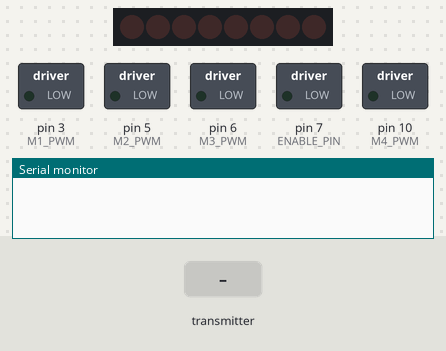
The sketch below on a simulated Arduino Uno, built with avr-gcc and run on an emulated ATmega328P. Parts: 8 shift-register outputs drawn as a row of LEDs (first output left, lit = HIGH), switched loads named in the sketch (green lamp = pin HIGH), the last lines printed to the serial monitor. Wiring (inferred from the names in the program): shift register (74HC595): data pin 8; shift clock pin 4; latch pin 2. Wiring (inferred from the signals the program sends): row of LEDs: on Q0, Q1, Q2, Q3, Q4, Q5, Q6, Q7. The test bench sets the inputs (shaded band). No radio packets arrive unless stated; pins used as bus, display or sensor lines are not drawn.

Above: at 1.2 s.
1.3 s: the transmitter starts sending received_data.1 = -100
At 1.7 s:
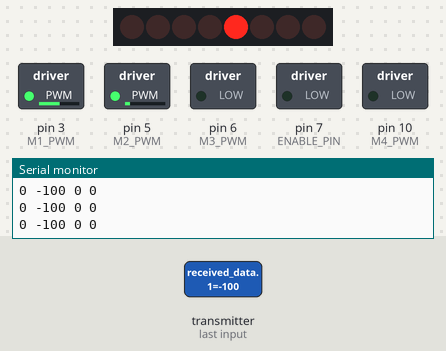
2.8 s: the transmitter starts sending received_data.2 = -100
At 4.0 s:
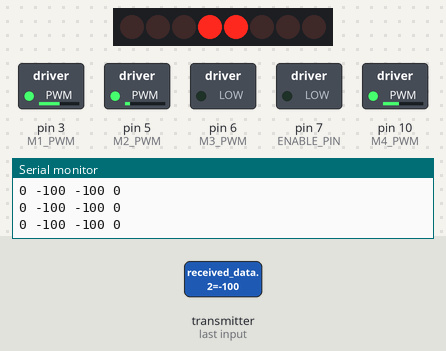
4.3 s: the transmitter starts sending received_data.1 = 0
At 5.2 s:
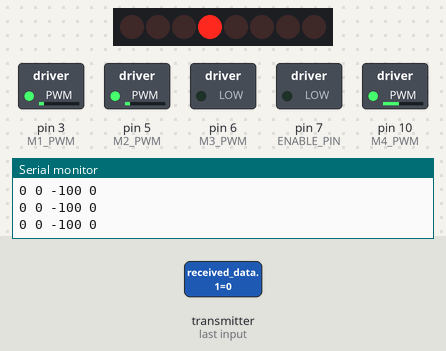
5.8 s: the transmitter starts sending received_data.3 = -100
At 6.4 s:
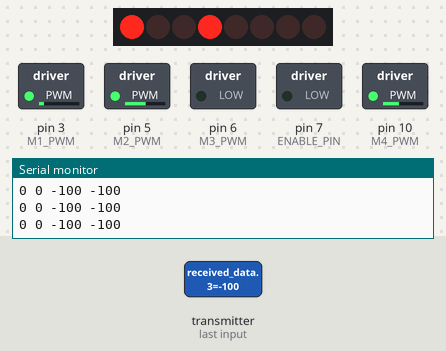
7.3 s: the transmitter starts sending received_data.2 = 0
At 8.5 s:
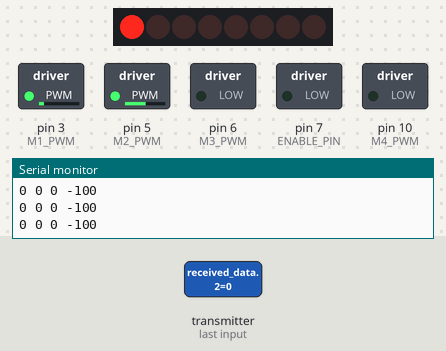
8.8 s: the transmitter starts sending received_data.0 = -100
At 9.9 s:
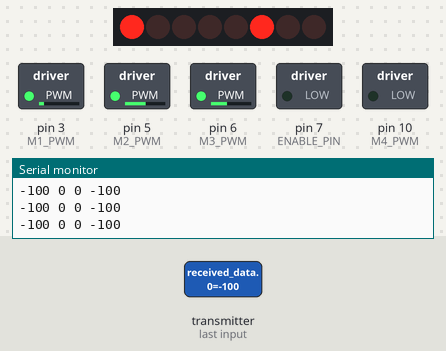
Timing chart, 0 to 11.3 s (numbered marks = the images above; inputs shaded):
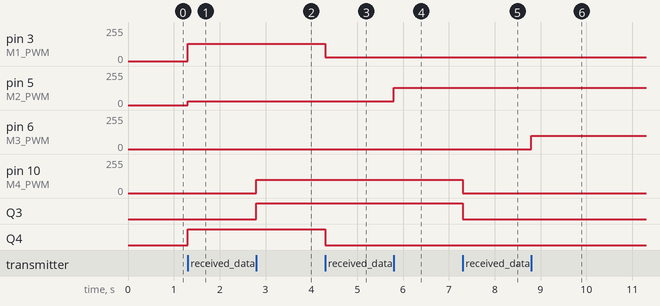

Measured:
- after the input at 1.3 s, pin 3 (M1_PWM): 0/255 → 130/255 at once; pin 5 (M2_PWM): 0/255 → 30/255 at once; Q4: LOW → HIGH at once
- after the input at 2.8 s, pin 10 (M4_PWM): 0/255 → 100/255 at once; Q3: LOW → HIGH at once
- after the input at 4.3 s, pin 3 (M1_PWM): 130/255 → 30/255 at once; Q4: HIGH → LOW at once
- after the input at 5.8 s, pin 5 (M2_PWM): 30/255 → 130/255 at once
- after the input at 7.3 s, pin 10 (M4_PWM): 100/255 → 0/255 at once; Q3: HIGH → LOW at once
- after the input at 8.8 s, pin 6 (M3_PWM): 0/255 → 100/255 at once

The sketch:

motors_uno_reciever.ino
```cpp
#include <SPI.h>
#include <nRF24L01.h>
#include <RF24.h>

// RF24 Setup
RF24 radio(A5, A4);  // CE, CSN (use the correct pins for your setup)
const byte address[6] = "00001";  // Must match transmitter
int8_t received_data[24];  // Buffer for received data

// 74HC595 Shift Register Pins
#define CLOCK_PIN 4  // SHCP (Clock)
#define LATCH_PIN 2  // STCP (Latch)
#define SERIAL_PIN 8 // DS (Serial Input)
#define ENABLE_PIN 7 // Enable direction control

// Individual PWM speed control pins
#define M1_PWM 3  // Motor 1 Speed
#define M2_PWM 5  // Motor 2 Speed
#define M3_PWM 6  // Motor 3 Speed
#define M4_PWM 10 // Motor 4 Speed

// Variable to store the current state of the shift register
byte motorState = 0b00000000;

// Function to update shift register with new direction values
void updateShiftRegister() {
  digitalWrite(LATCH_PIN, LOW);
  shiftOut(SERIAL_PIN, CLOCK_PIN, MSBFIRST, motorState);
  digitalWrite(LATCH_PIN, HIGH);
}

// Function to set motor direction: 1 (Forward), -1 (Backward), 0 (Stop)
void setMotorSpeed(int motor, int speed) {

  switch (motor) {
    case 1: // Motor 1 (Bit 7 and Bit 1)
      analogWrite(M3_PWM, abs(speed));
      if (speed > 0)
        motorState = (motorState & 0b01011111) | 0b10000000; // Bit 7 HIGH, Bit 1 LOW (Forward)
      else if (speed < 0)
        motorState = (motorState & 0b01011111) | 0b00100000; // Bit 7 LOW, Bit 1 HIGH (Backward)
      else
        motorState &= (motorState & 0b01011111);  // Clear both bits (Stop)
      break;

    case 2: // Motor 2 (Bit 3 and Bit 6)
      analogWrite(M1_PWM, abs(speed)+30);
      if (speed < 0)
        motorState = (motorState & 0b11101101) | 0b00010000; // Bit 6 HIGH, Bit 3 LOW (Forward)
      else if (speed > 0)
        motorState = (motorState & 0b11101101) | 0b00000010; // Bit 6 LOW, Bit 3 HIGH (Backward)
      else
        motorState &= (motorState & 0b11101101); // Clear both bits (Stop)
      break;

    case 3: // Motor 3 (Bit 5 and Bit 4)
      analogWrite(M4_PWM, abs(speed));
      if (speed > 0)
        motorState = (motorState & 0b11110011) | 0b00000100; // Bit 5 HIGH, Bit 4 LOW (Forward)
      else if (speed < 0)
        motorState = (motorState & 0b11110011) | 0b00001000; // Bit 5 LOW, Bit 4 HIGH (Backward)
      else
        motorState &= (motorState & 0b11110011); // Clear both bits (Stop)
      break;

    case 4: // Motor 4 (Bit 2 and Bit 0)
      analogWrite(M2_PWM, abs(speed)+30);
      if (speed <0)
        motorState = (motorState & 0b10111110) | 0b00000001; // Bit 2 HIGH, Bit 0 LOW (Forward)
      else if (speed> 0)
        motorState = (motorState & 0b10111110) | 0b01000000; // Bit 2 LOW, Bit 0 HIGH (Backward)
      else
        motorState &= (motorState & 0b10111110); // Clear both bits (Stop)
      break;
  }
  updateShiftRegister(); // Apply the updated motor directions
}

void setup() {
  // Set shift register pins as output
      Serial.begin(9600);

  pinMode(CLOCK_PIN, OUTPUT);
  pinMode(LATCH_PIN, OUTPUT);
  pinMode(SERIAL_PIN, OUTPUT);
  pinMode(ENABLE_PIN, OUTPUT);

  // Set PWM pins as output
  pinMode(M1_PWM, OUTPUT);
  pinMode(M2_PWM, OUTPUT);
  pinMode(M3_PWM, OUTPUT);
  pinMode(M4_PWM, OUTPUT);

  // RF24 setup
  radio.begin();
  radio.openReadingPipe(0, address);
  radio.setPALevel(RF24_PA_LOW);
  radio.setDataRate(RF24_1MBPS);   // ✅ Change to 1 Mbps
  radio.startListening();  // Set as receiver
}

void loop() {


    while (!radio.available()) {
        // Loop blocks until new data arrives
    }

    radio.read(&received_data, sizeof(received_data));


    setMotorSpeed(1,  received_data[0]);
     setMotorSpeed(2,  received_data[1]);
    setMotorSpeed(3,  received_data[2]);
    setMotorSpeed(4,  received_data[3]);

   for (int i = 0; i < 4; i++) {
        Serial.print(received_data[i]);
        Serial.print(" ");
    }
    Serial.println();

}
```
